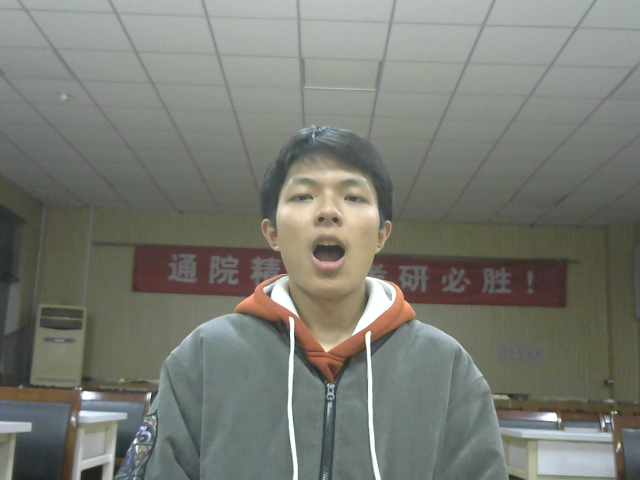
#> input picture edge_computing/ai_model/facenet/AdaFace-master/face_alignment/test_images/person_081.bmp, 640 x 480 px
$ python -i inferenceByonnx2.py   (imports and definitions only)
#> lines starting #> are read from the running program, lines starting #| are printed output that depends on the picture
import os
from typing import Optional, Tuple

import cv2
import numpy as np
import onnxruntime
from PIL import Image

# ===================== 核心配置 =====================
# 1) 人脸识别 ONNX 模型路径（保持不变）
ONNX_MODEL_PATH = "./adaface_ir18_webface4m_fixshape.onnx"

# 2) 人脸检测：OpenCV HaarCascade（不需要 YuNet 模型）
# OpenCV 通常自带这个 xml；若你的环境路径不完整，可手动指定绝对路径
HAAR_XML_PATH = os.environ.get(
    "HAAR_XML_PATH",
    os.path.join(cv2.data.haarcascades, "haarcascade_frontalface_default.xml")
)

# 3) 阈值
SIMILARITY_THRESHOLD = 0.6

# 4) AdaFace 标准输入尺寸（112x112）
INPUT_SIZE: Tuple[int, int] = (112, 112)

# 5) 裁剪扩展比例（给框周围留点边）
BBOX_EXPAND = float(os.environ.get("BBOX_EXPAND", "1.25"))  # 1.1~1.4 常用


# ===================== 工具函数 =====================
# [4 lines left out: function l2_norm, not called in this run]


def _pil_to_bgr(img: Image.Image) -> np.ndarray:
    rgb = np.array(img.convert("RGB"), dtype=np.uint8)
    return cv2.cvtColor(rgb, cv2.COLOR_RGB2BGR)


def _square_bbox(x: int, y: int, w: int, h: int) -> Tuple[int, int, int, int]:
    """把 bbox 调成正方形（以中心为准）"""
    cx = x + w // 2
    cy = y + h // 2
    side = max(w, h)
    nx = cx - side // 2
    ny = cy - side // 2
    return nx, ny, side, side


def _expand_bbox(x: int, y: int, w: int, h: int, expand: float) -> Tuple[int, int, int, int]:
    """按比例放大 bbox（以中心为准）"""
    cx = x + w / 2.0
    cy = y + h / 2.0
    nw = w * expand
    nh = h * expand
    nx = int(round(cx - nw / 2.0))
    ny = int(round(cy - nh / 2.0))
    return nx, ny, int(round(nw)), int(round(nh))


def _clip_bbox(x: int, y: int, w: int, h: int, W: int, H: int) -> Tuple[int, int, int, int]:
    """裁剪到图像范围内"""
    x1 = max(0, x)
    y1 = max(0, y)
    x2 = min(W, x + w)
    y2 = min(H, y + h)
    nw = max(1, x2 - x1)
    nh = max(1, y2 - y1)
    return x1, y1, nw, nh


class HaarAligner:
    """
    用 OpenCV HaarCascade 做人脸检测，然后 bbox 裁剪 + resize 到 112x112
    """
    def __init__(self, haar_xml_path: str = HAAR_XML_PATH, crop_size: Tuple[int, int] = (112, 112)):
        if not os.path.exists(haar_xml_path):
            raise FileNotFoundError(
                f"HaarCascade xml 不存在: {haar_xml_path}\n"
                f"请设置环境变量 HAAR_XML_PATH 指向 haarcascade_frontalface_default.xml"
            )
        self.crop_size = crop_size
        self.detector = cv2.CascadeClassifier(haar_xml_path)
        if self.detector.empty():
            raise RuntimeError(f"加载 HaarCascade 失败: {haar_xml_path}")

    def detect_best(self, bgr: np.ndarray) -> Optional[Tuple[int, int, int, int]]:
        gray = cv2.cvtColor(bgr, cv2.COLOR_BGR2GRAY)

        # 参数可按场景调整：minSize 太大可能漏检，太小容易误检
        faces = self.detector.detectMultiScale(
            gray,
            scaleFactor=1.1,
            minNeighbors=5,
            flags=cv2.CASCADE_SCALE_IMAGE,
            minSize=(60, 60),
        )
        if faces is None or len(faces) == 0:
            return None

        # 选面积最大的脸
        x, y, w, h = max(faces, key=lambda r: r[2] * r[3])
        return int(x), int(y), int(w), int(h)

    def get_aligned_face(self, image_path: str, rgb_pil_image: Optional[Image.Image] = None) -> Optional[Image.Image]:
        img = rgb_pil_image if rgb_pil_image is not None else Image.open(image_path).convert("RGB")
#> img is the input picture: PIL image 640x480 RGB; mean R, G, B 120.5, 122.6, 114.5
        bgr = _pil_to_bgr(img)
        H, W = bgr.shape[:2]
#> H = 480; W = 640

        det = self.detect_best(bgr)
#> in detect_best, `gray = cv2.cvtColor(bgr, cv2.COLOR_BGR2GRAY)`:
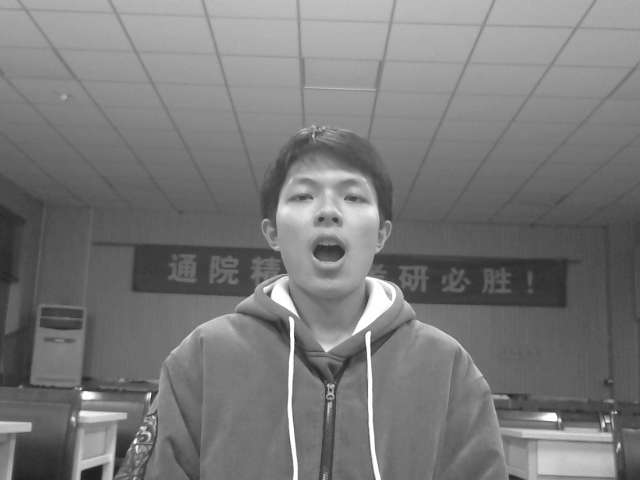
#> gray: shape (480, 640); min 30, max 255, mean 121
#> in detect_best, `faces = self.detector.detectMultiScale( gray, scaleFactor=1.1, minNeig..`: faces = [[265, 142, 128, 128]]
#> in detect_best, `x, y, w, h = max(faces, key=lambda r: r[2] * r[3])`: x = 265; y = 142; w = 128
#> det = (265, 142, 128, 128)
        if det is None:
            return None

        x, y, w, h = det
#> x = 265; y = 142; w = 128; h = 128

        # 扩大 + 变正方形，提升鲁棒性
        x, y, w, h = _expand_bbox(x, y, w, h, BBOX_EXPAND)
#> in _expand_bbox, `cx = x + w / 2.0`: cx = 329
#> in _expand_bbox, `cy = y + h / 2.0`: cy = 206
#> in _expand_bbox, `nw = w * expand`: nw = 160
#> in _expand_bbox, `nx = int(round(cx - nw / 2.0))`: nx = 249
#> in _expand_bbox, `ny = int(round(cy - nh / 2.0))`: ny = 126
#> x = 249; y = 126; w = 160; h = 160
        x, y, w, h = _square_bbox(x, y, w, h)
#> in _square_bbox, `cx = x + w // 2`: cx = 329
#> in _square_bbox, `cy = y + h // 2`: cy = 206
#> in _square_bbox, `side = max(w, h)`: side = 160
#> in _square_bbox, `nx = cx - side // 2`: nx = 249
#> in _square_bbox, `ny = cy - side // 2`: ny = 126
        x, y, w, h = _clip_bbox(x, y, w, h, W, H)
#> in _clip_bbox, `x1 = max(0, x)`: x1 = 249
#> in _clip_bbox, `y1 = max(0, y)`: y1 = 126
#> in _clip_bbox, `x2 = min(W, x + w)`: x2 = 409
#> in _clip_bbox, `y2 = min(H, y + h)`: y2 = 286
#> in _clip_bbox, `nw = max(1, x2 - x1)`: nw = 160

        face_bgr = bgr[y:y + h, x:x + w]
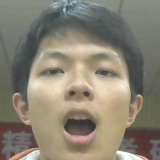
#> face_bgr: shape (160, 160, 3); mean B, G, R 115.1, 130.1, 136.7
        face_bgr = cv2.resize(face_bgr, self.crop_size, interpolation=cv2.INTER_LINEAR)
#> face_bgr: shape (112, 112, 3)

        face_rgb = cv2.cvtColor(face_bgr, cv2.COLOR_BGR2RGB)
        return Image.fromarray(face_rgb)


# ===================== 预处理 + ONNX 推理 =====================
_aligner: Optional[HaarAligner] = None


# [45 lines left out: functions preprocess_face, load_onnx_model, extract_onnx_feature, not called in this run]


def calculate_cosine_similarity(feature1: np.ndarray, feature2: np.ndarray) -> float:
    return float(np.dot(feature1, feature2).item())


# [25 lines left out: function face_recognition_onnx, not called in this run]


# [10 lines not run here, left out]

>>> result = HaarAligner().get_aligned_face('face_alignment/test_images/person_081.bmp')

$ run again, on edge_computing/ai_model/facenet/AdaFace-master/face_alignment/test_images/img2.jpeg
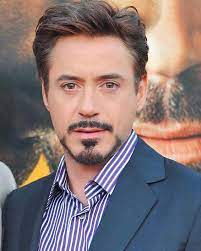
#> input picture edge_computing/ai_model/facenet/AdaFace-master/face_alignment/test_images/img2.jpeg, 201 x 251 px
#> in get_aligned_face, img is the input picture: PIL image 201x251 RGB; mean R, G, B 132.1, 116.4, 117.5
#> in detect_best, `gray = cv2.cvtColor(bgr, cv2.COLOR_BGR2GRAY)`:
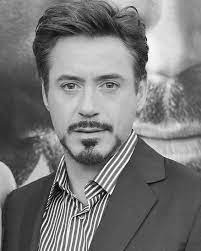
#> gray: shape (251, 201); min 1, max 254, mean 121.2
#> faces = [[30, 38, 118, 118]]
#> in detect_best, `x, y, w, h = max(faces, key=lambda r: r[2] * r[3])`: x = 30; y = 38; w = 118
#> det = (30, 38, 118, 118)
#> in get_aligned_face, `x, y, w, h = det`: x = 30; y = 38; w = 118
#> in _expand_bbox, `cx = x + w / 2.0`: cx = 89
#> in _expand_bbox, `cy = y + h / 2.0`: cy = 97
#> in _expand_bbox, `nw = w * expand`: nw = 147.5
#> in _expand_bbox, `nx = int(round(cx - nw / 2.0))`: nx = 15
#> in _expand_bbox, `ny = int(round(cy - nh / 2.0))`: ny = 23
#> in get_aligned_face, `x, y, w, h = _expand_bbox(x, y, w, h, BBOX_EXPAND)`: x = 15; y = 23; w = 148
#> in _square_bbox, `cx = x + w // 2`: cx = 89
#> in _square_bbox, `cy = y + h // 2`: cy = 97
#> side = 148
#> in _square_bbox, `nx = cx - side // 2`: nx = 15
#> in _square_bbox, `ny = cy - side // 2`: ny = 23
#> x1 = 15
#> y1 = 23
#> x2 = 163
#> y2 = 171
#> in _clip_bbox, `nw = max(1, x2 - x1)`: nw = 148
#> in get_aligned_face, `face_bgr = cv2.resize(face_bgr, self.crop_size, interpolation=cv2.INTE..`:
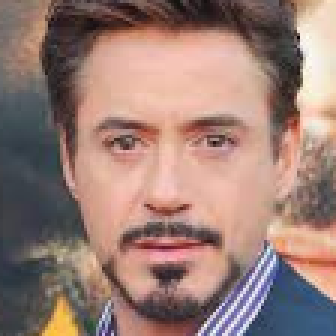
#> face_bgr: shape (112, 112, 3) (shown 3 times larger); mean B, G, R 117.5, 125.6, 154
